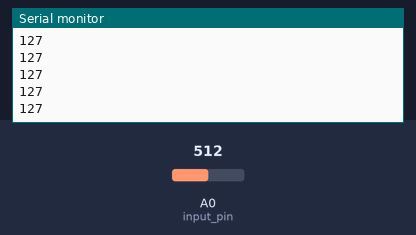
This sketch was run on a simulated Arduino Uno, built with avr-gcc and run on an emulated ATmega328P. Shown: the last lines printed to the serial monitor. The test bench sets the inputs (shaded band); at power-on: A0 (input_pin) = 512.

Above: at 1.2 s.
1.3 s: A0 (input_pin) set to 716
At 2.0 s:
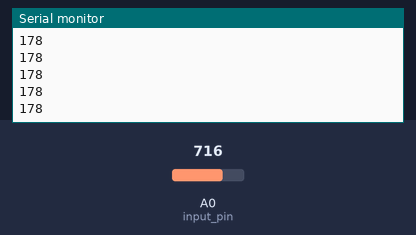
2.8 s: A0 (input_pin) set to 900
At 3.4 s:
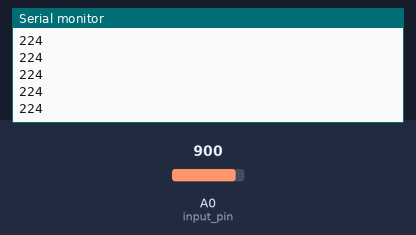
Timing chart, 0 to 5.8 s (numbered marks = the images above; inputs shaded):
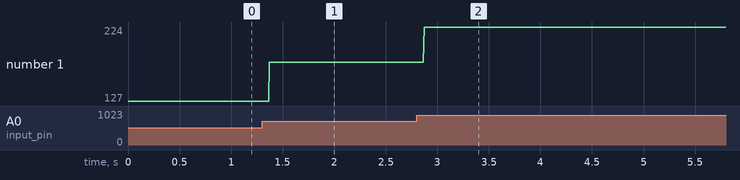

The sketch:

main.ino
```cpp
#include <SoftwareSerial.h>
SoftwareSerial BTSerial(8, 9);
int input_pin = A0;
void setup() {
  // put your setup code here, to run once:
  Serial.begin(9600);
  BTSerial.begin(9600);
}

void loop() {
  byte value = map(analogRead(input_pin), 0, 1023, 0, 255);
  if(BTSerial.available()){
    char c = BTSerial.read();
    if(c == 'C'){
      BTSerial.write(value);
    }
  }
  Serial.println(value);
  //Serial.write(value);
  delay(1);
}
```

Measured:
- after the input at 1.3 s, the serial monitor: prints a new line after 0.07 s (image 1)
- after the input at 2.8 s, the serial monitor: prints a new line after 0.07 s (image 2)
- plotted number 1: 127 → 178 after the input at 1.3 s, 178 → 224 after the input at 2.8 s
